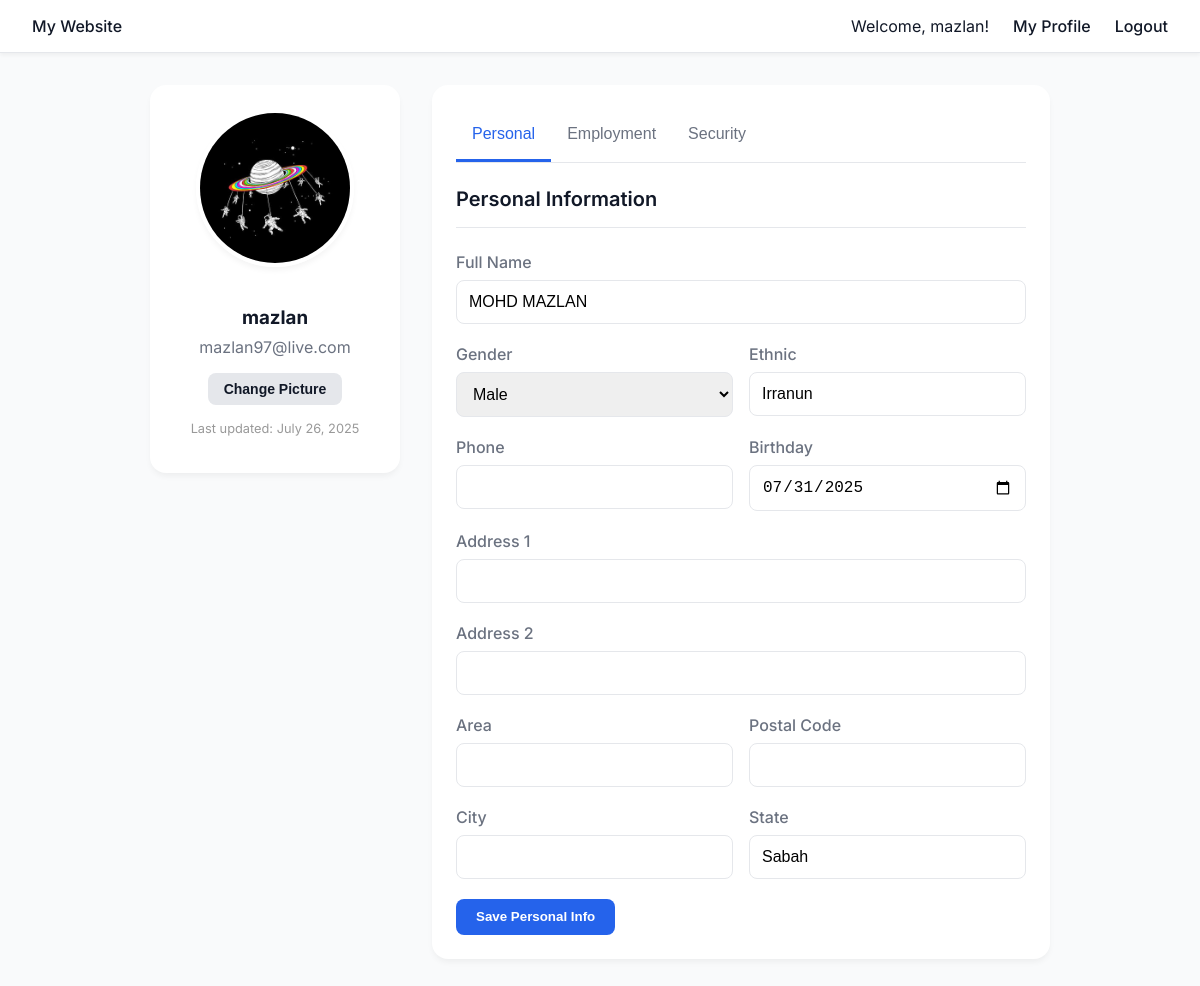
Before: /profile.php (signed in) with the older database file.
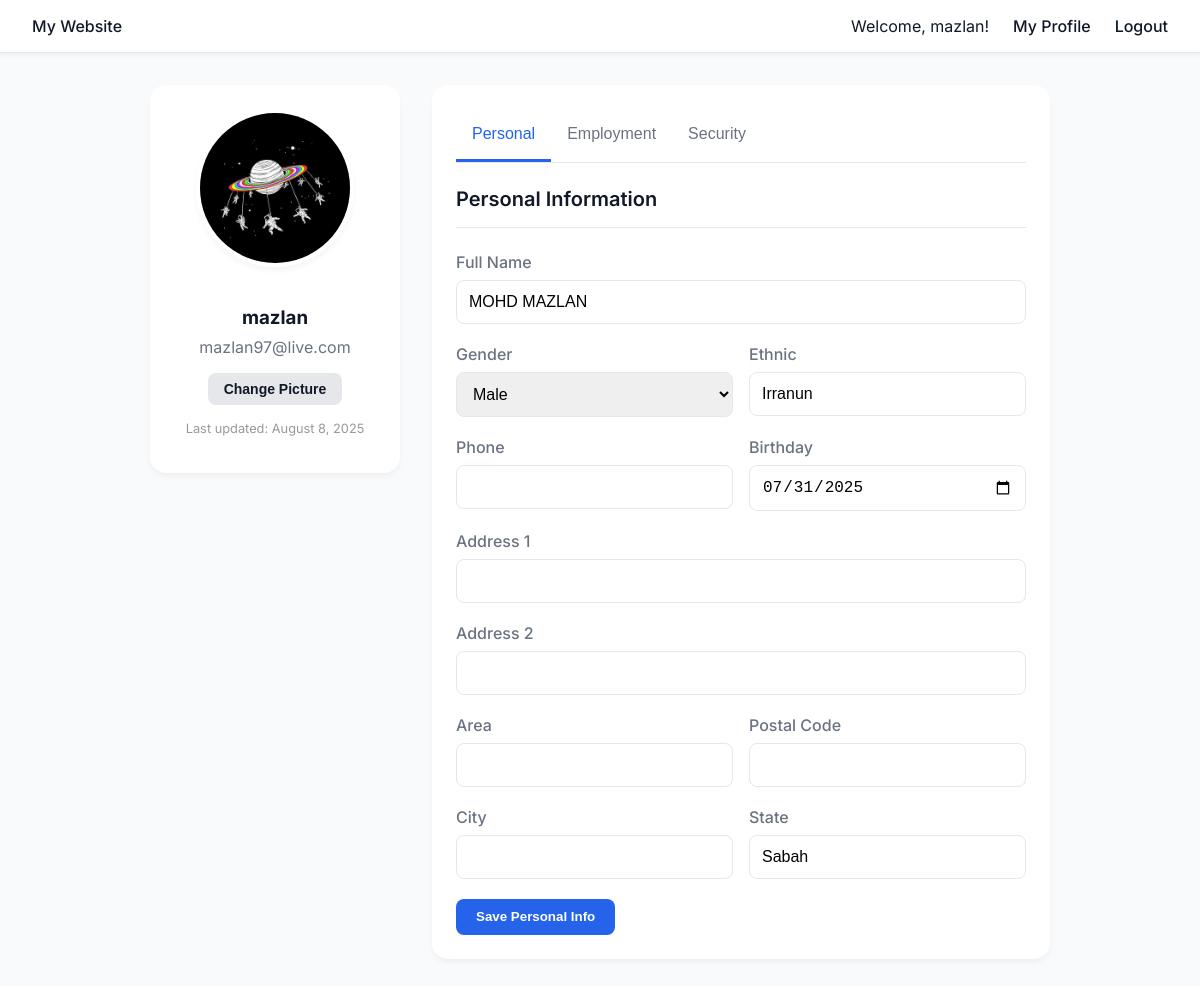
After: the same page with the newer database file.
### tables this page shows
CREATE TABLE `users` (
  `id` int(11) NOT NULL,
  `nric` varchar(50) NOT NULL,
  `email` varchar(100) NOT NULL,
  `username` varchar(50) DEFAULT NULL,
  `password` varchar(255) NOT NULL,
  `created_at` datetime NOT NULL DEFAULT current_timestamp()
);

CREATE TABLE `user_employment` (
  `id` int(11) NOT NULL,
  `user_id` int(11) NOT NULL,
  `company` varchar(255) DEFAULT NULL,
  `job_title` varchar(255) DEFAULT NULL,
  `department` varchar(255) DEFAULT NULL,
  `start_date` date DEFAULT NULL,
  `end_date` date DEFAULT NULL,
  `is_current` tinyint(1) DEFAULT 0,
  `responsibilities` text DEFAULT NULL,
  `updated_at` timestamp NOT NULL DEFAULT current_timestamp() ON UPDATE current_timestamp()
);

CREATE TABLE `user_profiles` (
  `id` int(11) NOT NULL,
  `user_id` int(11) NOT NULL,
  `full_name` varchar(255) DEFAULT NULL,
  `gender` enum('m','f') DEFAULT NULL,
  `ethnic` varchar(100) DEFAULT NULL,
  `phone` varchar(50) DEFAULT NULL,
  `birthday` date DEFAULT NULL,
  `address1` varchar(255) DEFAULT NULL,
  `address2` varchar(255) DEFAULT NULL,
  `area` varchar(100) DEFAULT NULL,
  `postal_code` varchar(20) DEFAULT NULL,
  `city` varchar(100) DEFAULT NULL,
  `state` varchar(100) DEFAULT NULL,
  `profile_pic_url` varchar(2083) DEFAULT NULL,
  `updated_at` timestamp NOT NULL DEFAULT current_timestamp() ON UPDATE current_timestamp()
);

### php/user.php (called while the page is built, shortened)
<?php
class User
{
    private $conn;
    public function __construct($db)
    {
        $this->conn = $db;
    }
    public function getProfile($user_id)
    {
        $query = "
            SELECT u.username, u.email, u.nric, p.*, e.*
            FROM users u
            LEFT JOIN user_profiles p ON u.id = p.user_id
            LEFT JOIN user_employment e ON u.id = e.user_id
            WHERE u.id = :user_id
        ";
        $stmt = $this->conn->prepare($query);
        $stmt->bindParam(':user_id', $user_id, PDO::PARAM_INT);
        $stmt->execute();
        return $stmt->fetch(PDO::FETCH_ASSOC);
    }
}

### profile.php (the view, shortened to what the changed rows need)
<?php
require_once ROOT_PATH . '/php/user_auth_check.php';
require_once ROOT_PATH . '/php/user.php';
$database = new Database();
$db = $database->connect();
$user = new User($db);
$user_id = $_SESSION['user_id'];
$profileData = $user->getProfile($user_id);
?>
<!DOCTYPE html>
<html lang="en">
<head>
</head>
<body>
    <main class="page-wrapper">
        <div class="profile-grid">
            <div class="card profile-pic-container">
                <img id="profile-pic-img" src="<?php echo empty($profileData['profile_pic_url']) ?  'https://placehold.co/150x150/e0e7ff/3730a3?text=User' : BASE_URL . '/' . htmlspecialchars($profileData['profile_pic_url']); ?>" alt="Profile Picture" class="profile-pic">
                <h3 style="margin-bottom: 0.5rem;"><?php echo htmlspecialchars($profileData['username']); ?></h3>
                <p style="color: var(--subtle-text-color); margin-top: 0;"><?php echo htmlspecialchars($profileData['email']); ?></p>
                <form id="profile-pic-form">
                    <button type="button" class="btn btn-secondary" id="change-pic-btn" onclick="document.getElementById('profile-pic-input').click();">Change Picture</button>
                </form>
                <p style="font-size: 0.8rem; color: #999; margin-top: 1rem;">
                    Last updated: <?php echo date('F j, Y', strtotime($profileData['updated_at'])); ?>
                </p>
            </div>
            <div class="card">
                <div id="personal" class="tab-content active">
                    <form id="personal-details-form">
                        <h2 class="card-title">Personal Information</h2>
                        <div class="form-group">
                            <label for="full_name">Full Name</label>
                            <input type="text" id="full_name" name="full_name" class="form-control" value="<?php echo htmlspecialchars($profileData['full_name'] ?? ''); ?>">
                        </div>
                        <div class="form-grid">
                            <div class="form-group">
                                <label for="ethnic">Ethnic</label>
                                <input type="text" id="ethnic" name="ethnic" class="form-control" value="<?php echo htmlspecialchars($profileData['ethnic'] ?? ''); ?>">
                            </div>
                        </div>
                        <div class="form-grid">
                            <div class="form-group">
                                <label for="birthday">Birthday</label>
                                <input type="date" id="birthday" name="birthday" class="form-control" value="<?php echo htmlspecialchars($profileData['birthday'] ?? ''); ?>">
                            </div>
                        </div>
                        <div class="form-grid">
                            <div class="form-group">
                                <label for="state">State</label>
                                <input type="text" id="state" name="state" class="form-control" value="<?php echo htmlspecialchars($profileData['state'] ?? ''); ?>">
                            </div>
                        </div>
                    </form>
                </div>
            </div>
        </div>
    </main>
</body>
</html>

Changed rows visible on the page:
changed through a linked row, users "mazlan": user_employment.updated_at "July 26, 2025" → "August 8, 2025"
